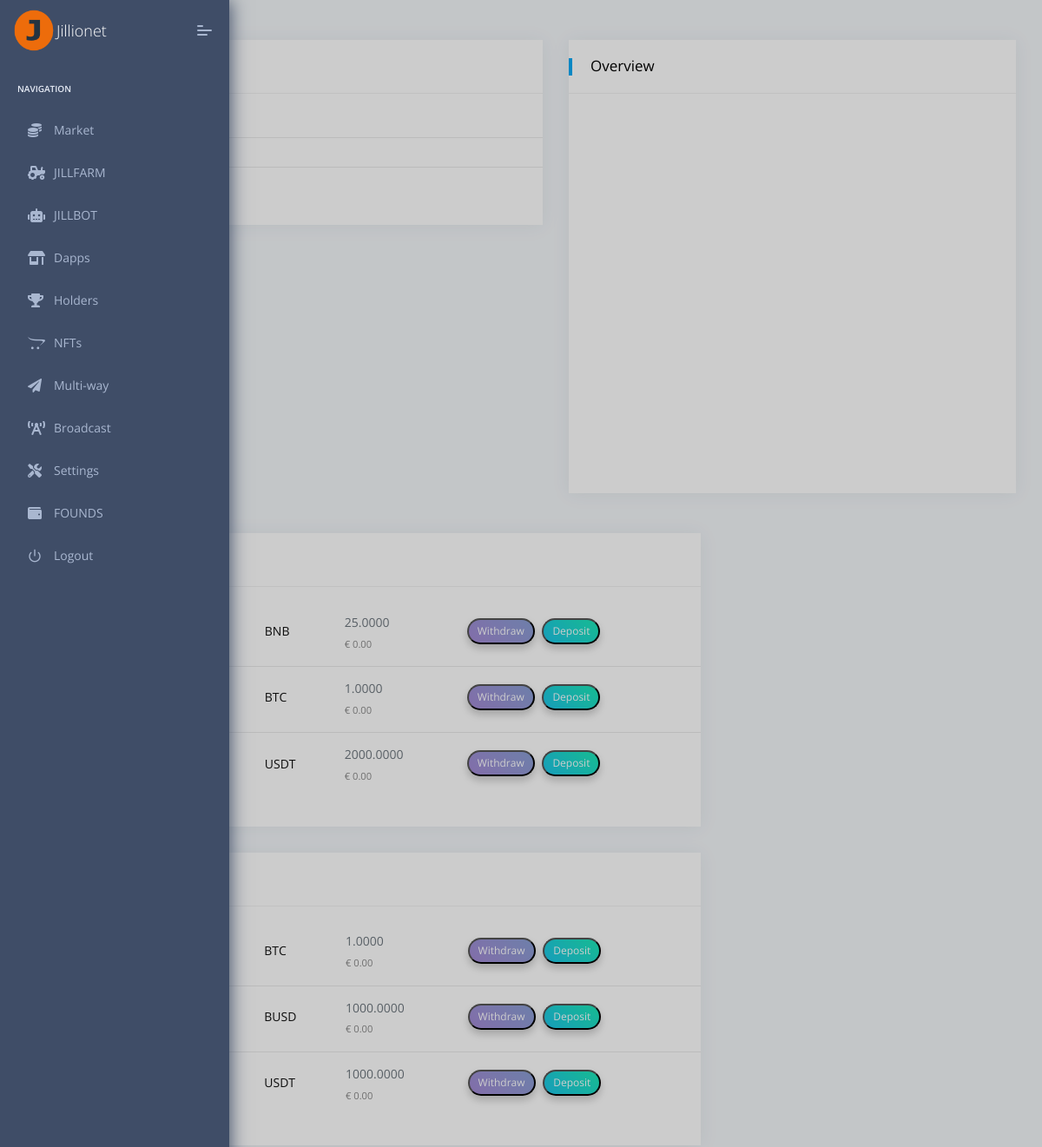
The page /users/balance/ (signed in, upper part) on the database as committed earlier.
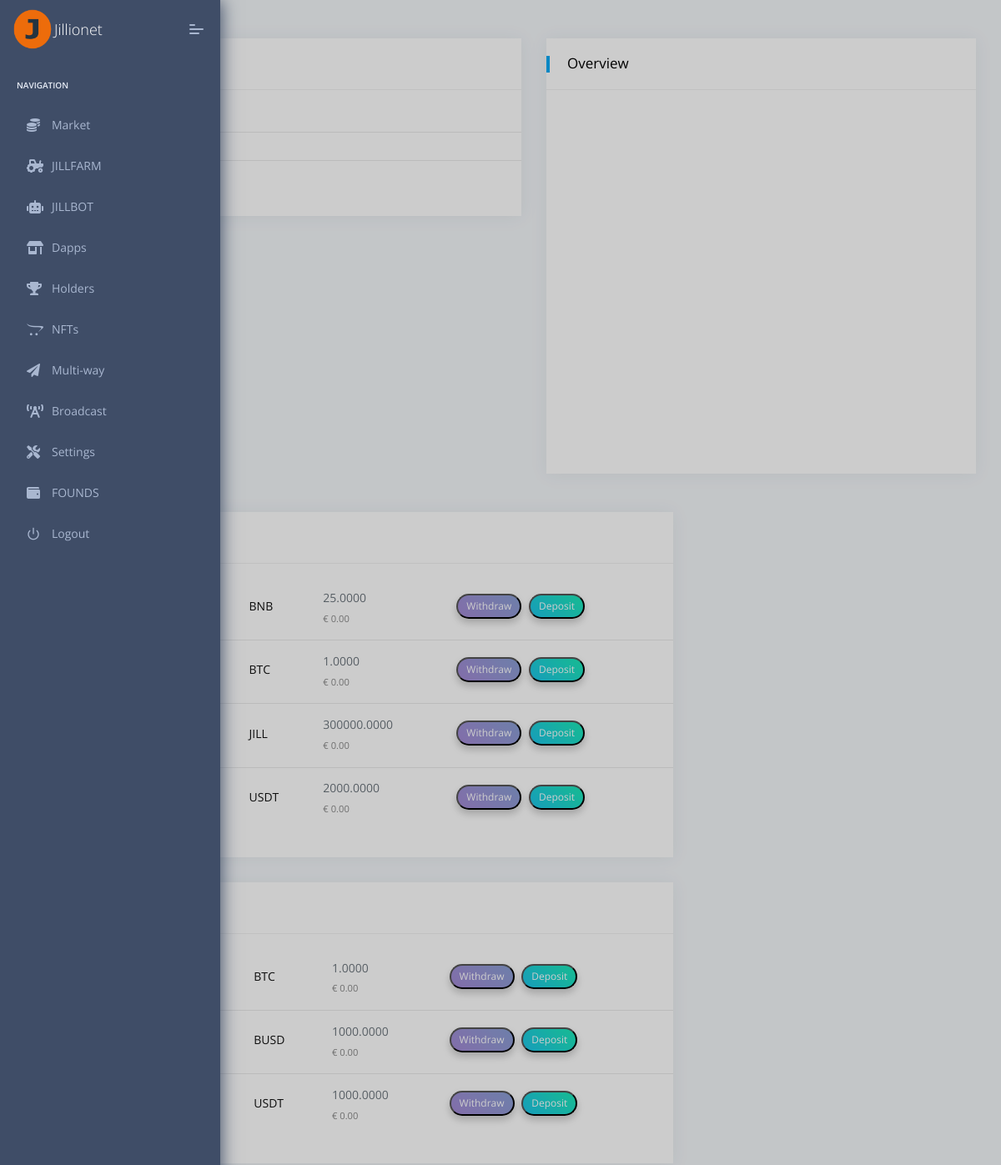
The same page on the database as committed later.
### users/models.py (models this page shows)
class UserBalance(models.Model):
    currency = models.ForeignKey('orderbook.Currency', on_delete=models.SET_NULL, null=True)
    amount = models.DecimalField(decimal_places=18, max_digits=36, default=0)
    user = models.ForeignKey(User, on_delete=models.SET_NULL, null=True, blank=True)
    public_key = models.TextField(null=True, blank=True)
    balance_for = models.ForeignKey(BalanceFor, on_delete=models.SET_NULL, null=True)
    staked = models.DecimalField(decimal_places=18, max_digits=36, default=0)
    class Meta:
        unique_together = ['currency', 'user', 'balance_for']
        ordering = ['user', 'currency__code']

### orderbook/models.py (models this page shows, shortened)
class Currency(models.Model):
    name = models.CharField(max_length=200, unique=True)
    code = models.CharField(max_length=10, unique=True)
    chain = models.CharField(max_length=10, default='ERC-20')
    last_price = models.DecimalField(max_digits=32, decimal_places=18, null=True)
    contract_creator_hash = models.CharField(max_length=200, default='none')
    @property
    def get_currency_icon(self):
        return f"https://cryptoicon-api.vercel.app/api/icon/{self.code.lower()}"

### users/views.py (the view)
# urls.py: path('balance/', UserBalanceView.as_view(), name='balance'),
class UserBalanceView(LoginRequiredMixin, ListView):
    model = UserBalance
    template_name = 'users/balance.html'
    def get_queryset(self):
        return self.model.objects.filter(user=self.request.user)
    def get_context_data(self, **kwargs):
        context = super().get_context_data(**kwargs)
        balances = BalanceFor.objects.all()
        total_fund = {}
        for x in balances:
            total_fund[x.name] = list(self.request.user.get_balance(x))
        context.update({
            'order_history': Order.objects.filter(user=self.request.user, status=Order.FILL),
            'open_orders': Order.objects.filter(user=self.request.user, status=Order.NEW),
            'balances': balances,
            'all_fund_json': json.dumps(total_fund, cls=DecimalEncoder)
        })
        return context

### users/models.py (called while the page is built)
    def get_balance(self, bal_type):
        my_balance = self.userbalance_set.filter(user=self, balance_for=bal_type)
        my_balance_values = my_balance.values('id', 'balance_for__name', 'amount', 'staked', 'currency__code')
        return my_balance_values

### users/templatetags/get_type_balances.py (called while the page is built)
@register.simple_tag
def get_bal(bal_type, user):
    user_balance = UserBalance.objects.filter(user=user, balance_for=bal_type)
    return user_balance

### users/views.py (called while the page is built)
    def default(self, obj):
        if isinstance(obj, Decimal):
            return str(obj)
        return json.JSONEncoder.default(self, obj)

### templates/users/balance.html (shortened to what this page needs)
{% extends "layouts/base.html" %}
{% load humanize static crispy_forms_tags get_type_balances %}
{% block stylesheets %}
    <link rel="stylesheet" href="{% static 'assets/plugins/chart-morris/css/morris.css' %}">
{% endblock stylesheets %}
{% block content %}
    <div class="pcoded-content">
        <div class="pcoded-inner-content">
            <div class="main-body">
                <div class="page-wrapper">
<div class="row">
    <div id="main-funds" class="col-xl-6 col-md-6">
        <div class="card-block px-0 py-3">
        <div class="card Recent-Users">
            <div class="card-header">
                <h5>Main</h5>
            </div>
            <div class="card-block px-0 py-3">
                <div class="table-responsive">
                    <table class="table table-hover">
                        <tbody>
                        <tr><td></td></tr>
                        <tr><td></td></tr>
                        <tr><td></td></tr>
                        </tbody>
                    </table>
                </div>
            </div>
        </div>
        </div>
    </div>
                    <div class="col-xl-6 col-md-6">
                            <div class="card-block px-0 py-3">
                                <div class="card">
                                    <div class="card-header">
                                        <h5>Overview</h5>
                                    </div>
                                    <div class="card-block">
                                        <div id="morris-donut-chart" style="height:400px"></div>
                                    </div>
                                </div>
                            </div>
                    </div>
</div>
                    <div id="my-funds-dom" class="row">
                        {% for bal_type in balances %}
                            {% get_bal bal_type user as my_bal %}
                            <div class="col-xl-8 col-md-6">
                                <div class="card Recent-Users">
                                    <div class="card-header">
                                        <h5>{{ bal_type.name }}</h5>
                                    </div>
                                    <div class="card-block px-0 py-3">
                                        <div class="table-responsive">
                                            <table class="table table-hover">
                                                <tbody>
                                                {% for balance in my_bal %}
                                                    <tr class="unread">
                                                        <td><img class="rounded-circle" style="width:40px;"
                                                                 alt="activity-user"></td>
                                                        <td>
                                                            <h6 class="mb-1">{{ balance.currency.code }}</h6>
                                                        </td>
                                                        <td>
                                                            <h6 class="text-muted">{{ balance.amount | floatformat:4 }}</h6>
                                                            <p class="m-0 small">€ 0.00</p>
                                                        </td>
                                                        <td><button data-toggle="modal" data-target="#withdrawModal{{ balance.id }}" type="button" class="label theme-bg2 text-white f-12">Withdraw</button>
                                                            <button
                                                                type="button" data-toggle="modal" data-target="#depositModal{{ balance.id }}"
                                                                class="label theme-bg text-white f-12">Deposit</button>
                                                        </td>
                                                    </tr>
                                                {% endfor %}
                                                </tbody>
                                            </table>
                                        </div>
                                    </div>
                                </div>
                            </div>
                        {% endfor %}
                    </div>
                </div>
            </div>
        </div>
    </div>
{% endblock content %}

### templates/layouts/base.html (shortened to what this page needs)
<!DOCTYPE html>
<html lang="en">
<head>
    <link rel="stylesheet" href="/static/assets/fonts/fontawesome/css/fontawesome-all.min.css">
    <link rel="stylesheet" href="https://cdnjs.cloudflare.com/ajax/libs/font-awesome/5.15.4/css/all.min.css" />
    <link rel="stylesheet" href="/static/assets/plugins/animation/css/animate.min.css">
    <link rel="stylesheet" href="/static/assets/css/style.css">
    {% block stylesheets %}{% endblock stylesheets %}
</head>
<body>
    {% include 'includes/sidebar.html' %}
    <div class="pcoded-main-container">
        <div class="pcoded-wrapper">
            {% block content %}{% endblock content %}
        </div>
    </div>
</body>
</html>

### templates/includes/sidebar.html (shortened to what this page needs)
    {% load static %}
    <nav class="pcoded-navbar">
        <div class="navbar-wrapper">
            <div class="navbar-brand header-logo">
                <a href="{% url 'index' %}" class="b-brand">
                    <div class="b-bg">
                        <img width="50" src="{% static '/img/jill_icon.png' %}">
                    </div>
                    <span class="b-title">Jillionet</span>
                </a>
                <a class="mobile-menu" id="mobile-collapse" href="javascript:"><span></span></a>
            </div>
            <div class="navbar-content scroll-div">
                <ul class="nav pcoded-inner-navbar">
                    <li class="nav-item pcoded-menu-caption">
                        <label>Navigation</label>
                    </li>
                    <li data-username="Market"
                        class="nav-item {% if 'market' in segment %} active {% endif %}">
                        <a href="{% url 'app:market' %}" class="nav-link"><span class="pcoded-micon"><i class="fas fa-coins"></i></span><span class="pcoded-mtext">Market</span></a></li>
                    <li data-username="JillFarm" class="nav-item"><a href="{% url 'app:yeild' %}" class="nav-link"><span class="pcoded-micon"><i class="fas fa-tractor"></i></span><span class="pcoded-mtext">JILLFARM</span></a></li>
                    <li data-username="JillBot" class="nav-item"><a href="{% url 'app:iabot' %}" class="nav-link"><span class="pcoded-micon"><i class="fas fa-robot"></i></span><span class="pcoded-mtext">JILLBOT</span></a></li>
                    <li data-username="FOUNDS" class="nav-item"><a href="{% url 'app:dapps' %}" class="nav-link"><span class="pcoded-micon"><i class="fas fa-store-alt"></i></span><span class="pcoded-mtext">Dapps</span></a></li>
                    <li data-username="FOUNDS" class="nav-item"><a href="{% url 'app:holders' %}" class="nav-link"><span class="pcoded-micon"><i class="fas fa-trophy"></i></span><span class="pcoded-mtext">Holders</span></a></li>
                    <li data-username="FOUNDS" class="nav-item"><a href="{% url 'app:nfts' %}" class="nav-link"><span class="pcoded-micon"><i class="fab fa-opencart"></i></span><span class="pcoded-mtext">NFTs</span></a></li>
                    <li data-username="FOUNDS" class="nav-item"><a href="{% url 'app:multiway' %}" class="nav-link"><span class="pcoded-micon"><i class="fas fa-paper-plane"></i></span><span class="pcoded-mtext">Multi-way</span></a></li>
                    <li data-username="FOUNDS" class="nav-item"><a href="{% url 'app:broadcast' %}" class="nav-link"><span class="pcoded-micon"><i class="fas fa-broadcast-tower"></i></span><span class="pcoded-mtext">Broadcast</span></a></li>
                    <li data-username="FOUNDS" class="nav-item"><a href="{% url 'app:settings_view' %}" class="nav-link"><span class="pcoded-micon"><i class="fas fa-tools"></i></span><span class="pcoded-mtext">Settings</span></a></li>
                    <li data-username="FOUNDS" class="nav-item"><a href="{% url 'users:balance' %}" class="nav-link"><span class="pcoded-micon"><i class="fas fa-wallet"></i></span><span class="pcoded-mtext">FOUNDS</span></a></li>
                    {% if user.is_authenticated %}
                    <li data-username="Disabled Menu" class="nav-item">
                        <a href="{% url 'account_logout' %}" class="nav-link">
                            <span class="pcoded-micon"><i class="feather icon-power"></i></span><span class="pcoded-mtext">Logout</span>
                        </a>
                    </li>
                    {% endif %}
                </ul>
            </div>
        </div>
    </nav>

Rows that differ between the two databases and show on the page:
added UserBalance: currency.code "JILL", amount "300000.0000", shown under BalanceFor (number 1 of 2 on the later page)
